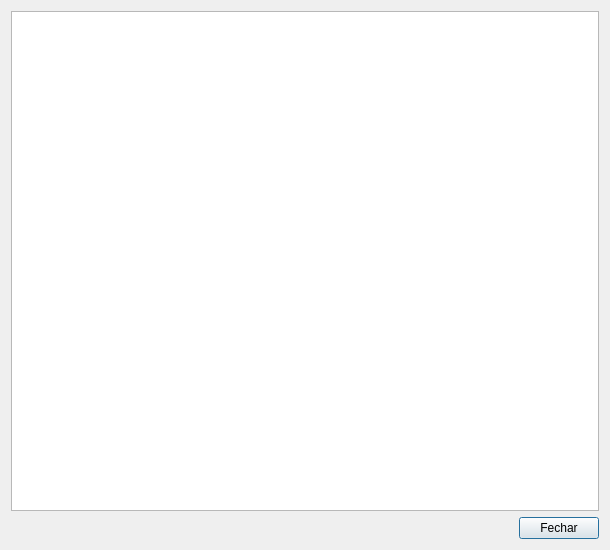
<?xml version="1.0" encoding="UTF-8"?>
<ui version="4.0">
 <author>Puttini, Volnei C.</author>
 <class>DialogAbout</class>
 <widget class="QDialog" name="DialogAbout">
  <property name="windowModality">
   <enum>Qt::WindowModality::ApplicationModal</enum>
  </property>
  <property name="geometry">
   <rect>
    <x>0</x>
    <y>0</y>
    <width>610</width>
    <height>550</height>
   </rect>
  </property>
  <property name="sizePolicy">
   <sizepolicy hsizetype="Fixed" vsizetype="Fixed">
    <horstretch>0</horstretch>
    <verstretch>0</verstretch>
   </sizepolicy>
  </property>
  <property name="minimumSize">
   <size>
    <width>610</width>
    <height>550</height>
   </size>
  </property>
  <property name="maximumSize">
   <size>
    <width>610</width>
    <height>550</height>
   </size>
  </property>
  <property name="windowTitle">
   <string>Dialog</string>
  </property>
  <property name="windowIcon">
   <iconset resource="qBorgPilot.qrc">
    <normaloff>:/images/borgpilot_16x16.png</normaloff>:/images/borgpilot_16x16.png</iconset>
  </property>
  <layout class="QGridLayout" name="gridLayout">
   <item row="0" column="0" colspan="2">
    <widget class="QGraphicsView" name="graphicsViewAbout"/>
   </item>
   <item row="1" column="0">
    <spacer name="horizontalSpacer">
     <property name="orientation">
      <enum>Qt::Orientation::Horizontal</enum>
     </property>
     <property name="sizeHint" stdset="0">
      <size>
       <width>40</width>
       <height>20</height>
      </size>
     </property>
    </spacer>
   </item>
   <item row="1" column="1">
    <widget class="QPushButton" name="pushButtonClose">
     <property name="text">
      <string>Fechar</string>
     </property>
    </widget>
   </item>
  </layout>
 </widget>
 <resources>
  <include location="qBorgPilot.qrc"/>
 </resources>
 <connections>
  <connection>
   <sender>pushButtonClose</sender>
   <signal>clicked()</signal>
   <receiver>DialogAbout</receiver>
   <slot>close()</slot>
   <hints>
    <hint type="sourcelabel">
     <x>554</x>
     <y>385</y>
    </hint>
    <hint type="destinationlabel">
     <x>398</x>
     <y>367</y>
    </hint>
   </hints>
  </connection>
 </connections>
</ui>
